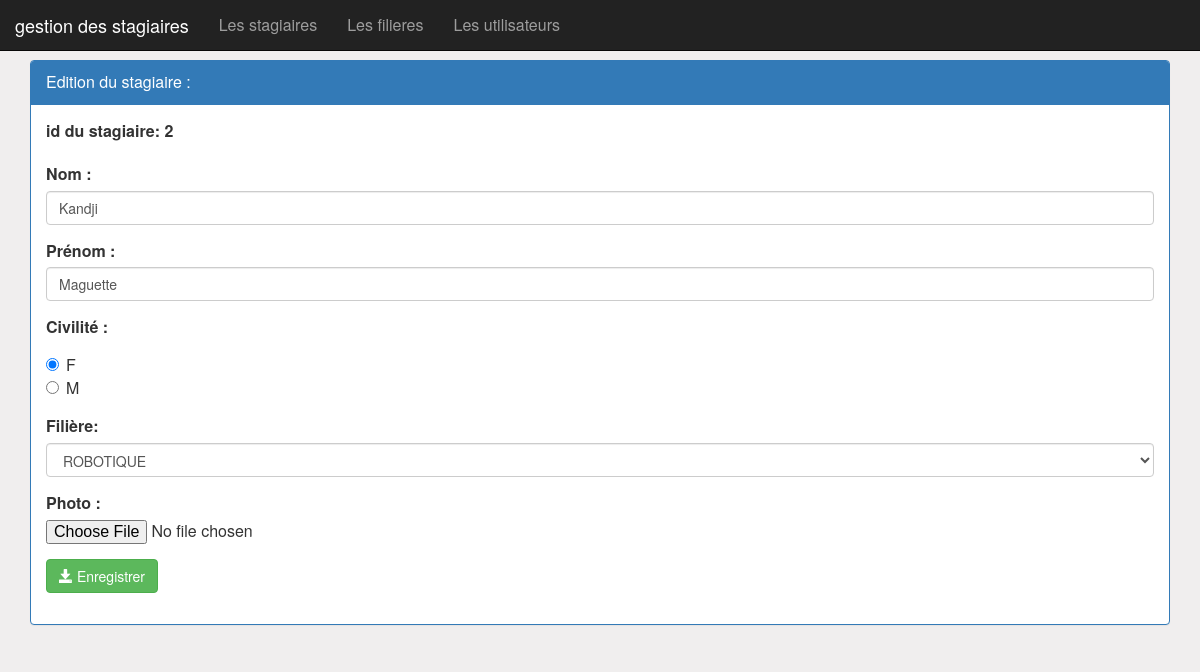
/editerStagiaire.php?idS=2 (signed in), run on the app's committed database.
### tables this page shows
create table stagiaires(
    idstagiaires int primary key auto_increment, 
    nomstagiaires VARCHAR(50),
    prenom VARCHAR(50),
    civilite VARCHAR(1),
    photho VARCHAR(100),
    idfilieres int
);

create table filieres(
    idfilieres int primary key auto_increment,  
    nomfiliere VARCHAR(50),
    niveau VARCHAR(50)   
);

### editerStagiaire.php (the view, shortened to what this page needs)
<?php
    require_once('connexiondb.php');
    $idS=isset($_GET['idS'])?$_GET['idS']:0;
    $requeteS="select * from stagiaires where idstagiaires=$idS";
    $resultatS=$pdo->query($requeteS);
    $stagiaire=$resultatS->fetch();
    $nom=$stagiaire['nomstagiaires'];
    $prenom=$stagiaire['prenom'];
    $civilite=strtoupper($stagiaire['civilite']);
    $idFiliere=$stagiaire['idfilieres'];
    $requeteF="select * from filieres";
    $resultatF=$pdo->query($requeteF);
?>
<HTML>
<head>
<link rel="stylesheet" href="//netdna.bootstrapcdn.com/bootstrap/3.1.1/css/bootstrap.min.css">
<link rel="stylesheet" href="css/monstyle.css">
<link rel="stylesheet" type="text/css" href="css/font-awesome.min.css">
</head>
    <body>
        <?php include("menu.php"); ?>
        <div class="container">
             <div class="panel panel-primary margetop">
                <div class="panel-heading">Edition du stagiaire :</div>
                <div class="panel-body">
                    <form method="post" action="updateStagiaire.php" class="form"  enctype="multipart/form-data">
						<div class="form-group">
                             <label for="idstagiaires">id du stagiaire: <?php echo $idS ?></label>
                        </div>
                        <div class="form-group">
                             <label for="nomstagiaires">Nom :</label>
                            <input type="text" name="nomstagiaires" placeholder="Nom" class="form-control" value="<?php echo $nom ?>"/>
                        </div>
                        <div class="form-group">
                             <label for="prenom">Prénom :</label>
                            <input type="text" name="prenom" placeholder="Prénom" class="form-control"
                                   value="<?php echo $prenom ?>"/>
                        </div>
                        <div class="form-group">
                            <label for="civilite">Civilité :</label>
                            <div class="radio">
                                <label><input type="radio" name="civilite" value="F"
                                    <?php if($civilite==="F")echo "checked" ?> checked/> F </label><br>
                                <label><input type="radio" name="civilite" value="M"
                                    <?php if($civilite==="M")echo "checked" ?>/> M </label>
                            </div>
                        </div>
                        <div class="form-group">
                            <label for="idfilieres">Filière:</label>
				            <select name="idfilieres" class="form-control" id="idfilieres">
                              <?php while($filiere=$resultatF->fetch()) { ?>
                                <option value="<?php echo $filiere['idfilieres'] ?>"
                                         <?php if($idFiliere===$filiere['idfilieres']) echo "selected" ?>>
                                    <?php echo $filiere['nomfiliere'] ?>
                                </option>
                              <?php }?>
				            </select>
                        </div>
                        <div class="form-group">
                             <label for="photho">Photo :</label>
                            <input type="file" name="photho" />
                        </div>
				        <button type="submit" class="btn btn-success">
                            <span class="glyphicon glyphicon-save"></span>
                            Enregistrer
                        </button>
					</form>
                </div>
            </div>
        </div>
    </body>
</HTML>

### css/monstyle.css (style rules this page uses)
.margetop { margin-top: 60px; }
body { background-color: rgb(240, 238, 238); font-size: 16px; }

### data on the page
stagiaires: nomstagiaires "Kandji", prenom "Maguette", civilite "☑ F", civilite "☐ M", idfilieres "ROBOTIQUE"

### other printed values
$idS "2"
